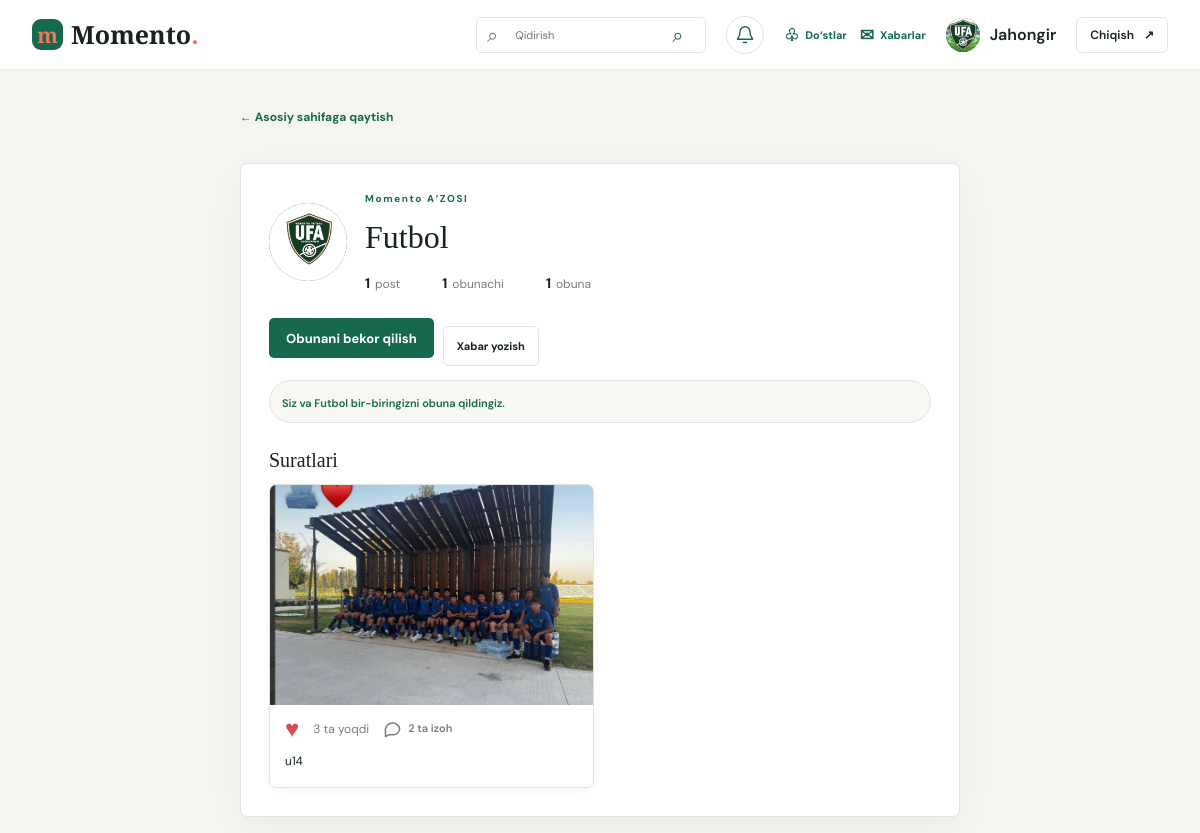
Page /users/Futbol/ (signed in) on the committed database.
### app/models.py (models this page shows, shortened)
class Profile(models.Model):
	user = models.OneToOneField(User, on_delete=models.CASCADE, related_name='profile')
	avatar = models.ImageField(upload_to='avatars/', blank=True)
	birth_year = models.PositiveSmallIntegerField(null=True, blank=True)
	last_seen = models.DateTimeField(default=timezone.now)

class Post(models.Model):
	author = models.ForeignKey(User, on_delete=models.CASCADE, related_name='posts')
	image = models.ImageField(upload_to='posts/%Y/%m/', blank=True, null=True)
	video = models.FileField(
		upload_to='posts/%Y/%m/videos/',
		blank=True,
		null=True,
		validators=[FileExtensionValidator(allowed_extensions=['mp4', 'webm', 'mov'])],
	)
	caption = models.CharField(max_length=500, blank=True)
	created_at = models.DateTimeField(auto_now_add=True)
	class Meta:
		ordering = ['-created_at']

### app/views.py (the view)
# urls.py: path('users/<str:username>/', views.public_profile, name='public_profile'),
@login_required
def public_profile(request, username):
	profile, _ = Profile.objects.get_or_create(user=request.user)
	person = get_object_or_404(User, username=username)
	if person == request.user:
		return redirect('profile')
	Profile.objects.get_or_create(user=person)
	posts = Post.objects.filter(author=person).select_related('author').annotate(
		like_count=Count('likes', distinct=True),
		comment_count=Count('comments', distinct=True),
		is_liked=Exists(Like.objects.filter(
			post_id=OuterRef('pk'),
			user_id=request.user.pk,
		)),
	)
	friend_request = FriendRequest.objects.filter(
		Q(from_user=request.user, to_user=person) | Q(from_user=person, to_user=request.user),
	).first()
	is_following = Follow.objects.filter(follower=request.user, followed=person).exists()
	is_followed_by = Follow.objects.filter(follower=person, followed=request.user).exists()
	mutual_follow = is_following and is_followed_by
	return render(request, 'app/public_profile.html', {
		'profile': profile,
		'person': person,
		'posts': posts,
		'comment_form': CommentForm(),
		'stories': Story.objects.filter(author=person, expires_at__gt=timezone.now()),
		'is_following': is_following,
		'is_followed_by': is_followed_by,
		'mutual_follow': mutual_follow,
		'friend_request': friend_request,
	})

### app/forms.py
class CommentForm(forms.ModelForm):
    class Meta:
        model = Comment
        fields = ['body']
        widgets = {
            'body': forms.Textarea(attrs={
                'rows': 2,
                'placeholder': 'Komment yozing...',
                'maxlength': 500,
            }),
        }

### templates/app/public_profile.html (shortened to what this page needs)
{% extends 'app/base.html' %}
{% block content %}
<section class="community-page">
  <a class="back-link" href="{% url 'home' %}">← Asosiy sahifaga qaytish</a>
  <div class="community-panel">
    <div class="public-profile-head">
      <span class="avatar avatar-large">{% if person.profile.avatar %}<img src="{{ person.profile.avatar.url }}" alt="">{% else %}{{ person.username|first|upper }}{% endif %}</span>
      <div><p class="eyebrow">Momento A’ZOSI</p><h1>{{ person.username }}</h1>
        <div class="profile-stat-links">
          <a href="#photos"><strong>{{ posts|length }}</strong><span>post</span></a>
          <a href="{% url 'followers' person.username %}"><strong>{{ person.followers.count }}</strong><span>obunachi</span></a>
          <a href="{% url 'following' person.username %}"><strong>{{ person.following.count }}</strong><span>obuna</span></a>
        </div>
      </div>
    </div>
    <div class="social-actions">
      <form method="post" action="{% url 'follow_toggle' person.username %}">{% csrf_token %}<button class="button button-primary" type="submit">{% if is_following %}Obunani bekor qilish{% else %}Obuna bo‘lish{% endif %}</button></form>
      {% if friend_request and friend_request.status == 'accepted' %}
        <a class="button button-outline" href="{% url 'conversation' person.username %}">Xabar yozish</a>
      {% elif friend_request %}
        <span class="pending-label">Do‘stlik so‘rovi yuborilgan</span>
      {% else %}
        <form method="post" action="{% url 'friend_action' person.username 'send' %}">{% csrf_token %}<button class="button button-outline" type="submit">Do‘st qo‘shish</button></form>
      {% endif %}
    </div>
    {% if user.is_authenticated %}
      <div class="follow-status-bar">
        {% if is_following and is_followed_by %}
          <span class="follow-status positive">Siz va {{ person.username }} bir-biringizni obuna qildingiz.</span>
        {% elif is_following %}
          <span class="follow-status neutral">Siz {{ person.username }}ga obuna bo‘lgansiz.</span>
        {% elif is_followed_by %}
          <span class="follow-status neutral">{{ person.username }} sizga obuna bo‘lgan.</span>
        {% else %}
          <span class="follow-status muted">Siz va {{ person.username }} o‘rtasida obuna aloqasi yo‘q.</span>
        {% endif %}
      </div>
    {% endif %}
    <h2 class="section-title" id="photos">Suratlari</h2>
    <div class="public-posts">
      {% for post in posts %}
        <article class="post">
          {% if post.video %}
            <video class="post-image post-video" controls preload="metadata" playsinline>
              <source src="{{ post.video.url }}">
              Brauzeringiz videoni qo‘llab-quvvatlamaydi.
            </video>
          {% elif post.image %}
            <img class="post-image" src="{{ post.image.url }}" alt="{{ post.caption|default:'Momento tomonidan ulashilgan surat' }}">
          {% endif %}
          <div class="post-actions">
            <form method="post" action="{% url 'toggle_like' post.id %}">{% csrf_token %}<input type="hidden" name="next" value="{{ request.get_full_path }}"><button class="like-button{% if post.is_liked %} is-liked{% endif %}" type="submit" aria-label="Yoqdi">{{ post.is_liked|yesno:"♥,♡" }}</button></form>
            <span>{{ post.like_count }} ta yoqdi</span>
            <button class="comment-count" type="button" data-comments-open="comments-dialog-{{ post.id }}" aria-label="{{ post.comment_count }} ta izohni ko‘rish">
              <svg aria-hidden="true" viewBox="0 0 24 24"><path d="M20 11.5a7.5 7.5 0 0 1-7.5 7.5H7l-4 2v-5.5A7.5 7.5 0 1 1 20 11.5Z"/></svg>
              {{ post.comment_count }} ta izoh
            </button>
          </div>
          {% if post.caption %}<p class="caption">{{ post.caption }}</p>{% endif %}
        </article>
      {% empty %}<p class="empty-community">Bu foydalanuvchida hali post yo‘q.</p>{% endfor %}
    </div>
  </div>
</section>
{% endblock %}

### templates/app/base.html (shortened to what this page needs)
{% load static %}
<!doctype html>
<html lang="uz">
<head>
  <link rel="stylesheet" href="{% static 'app/styles.css' %}">
</head>
<body>
  <header class="topbar">
    <div class="topbar-inner">
      <a class="wordmark" href="{% if user.is_authenticated %}{% url 'home' %}{% else %}{% url 'login' %}{% endif %}"><span class="wordmark-icon">m</span>Momento<span class="wordmark-dot">.</span></a>
      {% if user.is_authenticated %}
        <div class="topbar-actions">
          <form class="topbar-search" method="get" action="{% url 'search' %}">
            <span aria-hidden="true">⌕</span>
            <input type="search" name="q" placeholder="Qidirish" aria-label="Odamlarni qidiring" value="{% if request.resolver_match.url_name == 'search' %}{{ request.GET.q }}{% endif %}">
            <button type="submit" aria-label="Qidirish"><span aria-hidden="true">⌕</span></button>
          </form>
          <div
            class="notification-center"
            data-notification-feed="{% url 'notification_feed' %}"
            data-notification-read-template="{% url 'notification_mark_read' 0 %}"
          >
            <button class="notification-toggle" type="button" aria-label="Bildirishnomalar" aria-expanded="false">
              <svg aria-hidden="true" viewBox="0 0 24 24"><path d="M18 8a6 6 0 0 0-12 0c0 7-3 7-3 9h18c0-2-3-2-3-9M10 21h4"/></svg>
            </button>
          </div>
          <nav class="social-links" aria-label="Hamjamiyat">
            <a href="{% url 'friends' %}" aria-label="Do‘stlar"><span aria-hidden="true">♧</span><span>Do‘stlar</span></a>
            <a href="{% url 'inbox' %}" aria-label="Xabarlar"><span aria-hidden="true">✉</span><span>Xabarlar</span></a>
          </nav>
          <a class="profile-link" href="{% url 'profile' %}">
            <span class="avatar avatar-header">
              {% if profile.avatar %}<img src="{{ profile.avatar.url }}" alt="">{% else %}{{ user.username|first|upper }}{% endif %}
            </span>
            <span class="user-name">{{ user.username }}</span>
          </a>
          <form method="post" action="{% url 'logout' %}">
            <button class="logout-button" type="submit">Chiqish <span aria-hidden="true">↗</span></button>
          </form>
        </div>
      {% else %}
        <nav class="auth-top-links" aria-label="Akkaunt">
          <a href="{% url 'login' %}">Kirish</a>
          <a class="join-link" href="{% url 'signup' %}">Akkaunt ochish <span aria-hidden="true">↗</span></a>
        </nav>
      {% endif %}
    </div>
  </header>
  <main class="page-main">
    {% block content %}{% endblock %}
  </main>
</body>
</html>

### rows in the picture
Profile: avatar (picture)
Post: image (picture), is_liked "♥", like_count "3", comment_count "2", caption "u14"

### other values in the picture
{{ user.username }} "Jahongir"
{{ person.username }} "Futbol"
{{ posts|length }} "1"
{{ person.followers.count }} "1"
{{ person.following.count }} "1"
